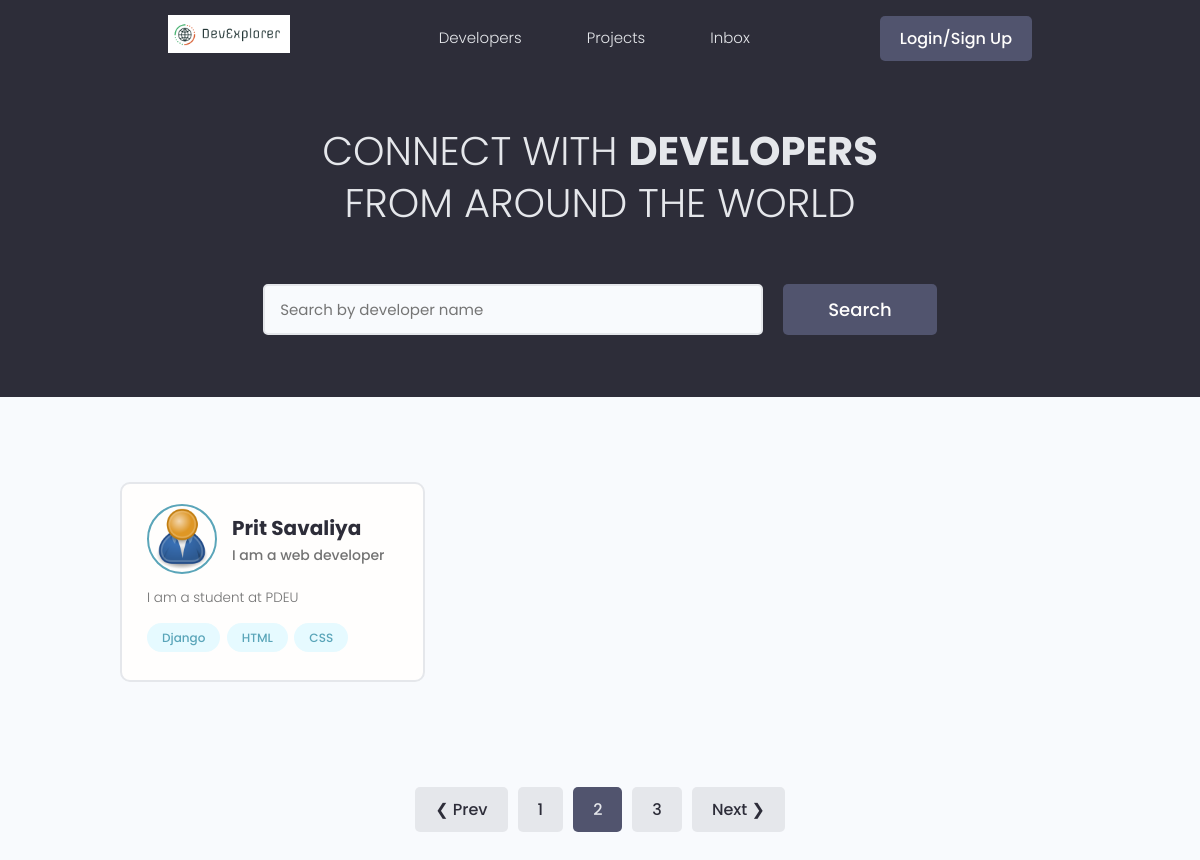
Screenshot of /?page=2 with the database file from the repository.
### users/models.py (models this page shows, shortened)
class Profile(models.Model):
    user = models.OneToOneField(
        User, on_delete=models.CASCADE, null=True, blank=True)
    name = models.CharField(max_length=200, blank=True, null=True)
    email = models.EmailField(max_length=500, blank=True, null=True)
    username = models.CharField(max_length=200, blank=True, null=True)
    location = models.CharField(max_length=200, blank=True, null=True)
    short_intro = models.CharField(max_length=200, blank=True, null=True)
    bio = models.TextField(blank=True, null=True)
    profile_image = models.ImageField(
        blank=True, null=True, upload_to='profiles/', default='profiles/user-default.png')
    social_github = models.CharField(max_length=200, blank=True, null=True)
    social_twitter = models.CharField(max_length=200, blank=True, null=True)
    social_linkedin = models.CharField(max_length=200, blank=True, null=True)
    social_youtube = models.CharField(max_length=200, blank=True, null=True)
    social_website = models.CharField(max_length=200, blank=True, null=True)
    created = models.DateTimeField(auto_now_add=True)
    id = models.UUIDField(default=uuid.uuid4, unique=True,
                          primary_key=True, editable=False)
    class Meta:
        ordering=['created']

class Skill(models.Model):
    owner = models.ForeignKey(
        Profile, on_delete=models.CASCADE, null=True, blank=True)
    name = models.CharField(max_length=200, blank=True, null=True)
    description = models.TextField(blank=True, null=True)
    created = models.DateTimeField(auto_now_add=True)
    id = models.UUIDField(default=uuid.uuid4, unique=True,
                          primary_key=True, editable=False)
    def __str__(self):
        return str(self.name)

### users/views.py (the view)
# urls.py: path('', views.profiles, name="profiles"),
def profiles(request):
    profiles, search_query = searchProfiles(request)
    custom_range, profiles=paginateProfiles(request, profiles, 1)
    context = {'profiles': profiles, 'search_query':search_query, 'custom_range':custom_range}
    return render(request, 'users/profiles.html', context)

### users/utils.py (called while the page is built)
def searchProfiles(request):
    search_query=''
    if request.GET.get('search_query'):
        search_query=request.GET.get('search_query')
    skills=Skill.objects.filter(name__icontains=search_query)
    profiles = Profile.objects.distinct().filter(
        Q(name__icontains=search_query) |
        Q(short_intro__icontains=search_query) |
        Q(skill__in=skills)
    )
    return profiles, search_query

def paginateProfiles(request, profiles, results):
    paginator=Paginator(profiles, results)
    page=request.GET.get('page')
    try:
        profiles=paginator.page(page)
    except PageNotAnInteger:
        page=1
        profiles=paginator.page(page)
    except EmptyPage:
        page=paginator.num_pages
        profiles=paginator.page(page)
    leftIndex = int(page)-1
    if leftIndex < 1:
        leftIndex=1
    rightIndex=int(page)+2
    if rightIndex > paginator.num_pages+1:
        rightIndex=paginator.num_pages+1
    custom_range=range(leftIndex, rightIndex)
    return custom_range, profiles

### users/templates/users/profiles.html (shortened to what this page needs)
{% extends 'main.html' %} {% block content %}
<main class="home">
  <section class="hero-section text-center">
    <div class="container container--narrow">
      <div class="hero-section__box">
        <h2>CONNECT WITH <span>DEVELOPERS</span></h2>
        <h2>FROM AROUND THE WORLD</h2>
      </div>
      <div class="hero-section__search">
        <form id="searchForm" class="form" action="{% url 'profiles' %}" method="get">
          <div class="form__field">
            <input
              class="input input--text"
              id="formInput#search"
              type="text"
              name="search_query"
              value="{{ search_query }}"
              placeholder="Search by developer name"
            />
          </div>
          <input class="btn btn--sub btn--lg" type="submit" value="Search" />
        </form>
      </div>
    </div>
  </section>
  <section class="devlist">
    <div class="container">
      <div class="grid grid--three">
        {% for profile in profiles %}
        <div class="column card">
          <div class="dev">
            <a href="{% url 'user-profile' profile.id %}" class="card__body">
              <div class="dev__profile">
                <img
                  class="avatar avatar--md"
                  src="{{ profile.profile_image.url }}"
                  alt="image"
                />
                <div class="dev__meta">
                  <h3>{{ profile.name }}</h3>
                  <h5>{{ profile.short_intro|slice:"60" }}</h5>
                </div>
              </div>
              <p class="dev__info">{{ profile.bio|slice:"150" }}</p>
              <div class="dev__skills">
                {% for skill in profile.skill_set.all|slice:"5" %}
                <span class="tag tag--pill tag--main">
                  <small>{{skill}}</small>
                </span>
                {% endfor %}
              </div>
            </a>
          </div>
        </div>
        {% endfor %}
      </div>
    </div>
  </section>
  {% include 'pagination.html' with queryset=profiles custom_range=custom_range %}
</main>
{% endblock content %}

### static/styles/app.css (style rules this page uses)
:root { --color-sub: #2d2d39; }
.btn--sub { background-color: var(--color-sub-light); }
.card { border: 2px solid var(--color-light); }
img { width: 100%; }
.hero-section { height: 40vh; display: flex; align-items: center; background-color: var(--color-sub); }
.hero-section__box { margin-bottom: 4rem; }
.hero-section__box > h2, .hero-section__box > h2 > span { font-size: 4rem; color: var(--color-light); line-height: 1.3; text-transform: uppercase; }
.hero-section__box > h2 { font-weight: 300; }
.hero-section__box > h2 > span { font-weight: 700; }
.hero-section__search > .form { display: flex; align-items: center; justify-content: center; gap: 2rem; }
.hero-section__search > .form input.input--text { width: 50rem; }
.devlist { margin-top: 8rem; }
.devlist .grid { align-items: stretch; }
.devlist .dev .dev__profile { display: flex; align-items: center; gap: 1.5rem; }
.devlist .dev .dev__meta h3 { color: var(--color-sub); font-size: 2rem; font-weight: 700; }
.devlist .dev .dev__meta h5 { color: var(--color-text); font-size: 1.4rem; font-weight: 500; }
.devlist .dev .dev__info { margin: 1.5rem 0; font-size: 1.35rem; line-height: 1.4; text-align: justify; }

### static/uikit/styles/modules/_variables.css (style rules this page uses)
:root { --color-main: #5aa5b9; --color-main-light: #e6faff; --color-sub: #3f4156; --color-sub-light: #51546e; --color-sub-lighter: #ededfd; --color-text: #737373; --color-gray: #8b8b8b; --color-light: #e5e7eb; --color-light-gray: #767676; --color-bg: #f8fafd; --color-white: #fffefd; --color-white-light: #f3f3f3; --color-success: #359e64; --color-success-bg: #def8e8; --color-error: #fc4b0b; --color-error-bg: #fff2ee; --font-base: 'Poppins', arial, helvetica, 'Segoe UI', roboto, ubuntu, sans-serif; --font-monospace: 'Fira Code', 'Courier New', courier, monospace; --font-regular: 300; --font-medium: 500; --font-bold: 700; --generic-shadow: 1px 1px 5px #00000010; --generic-transition: all 0.3s ease-in-out; }

### static/uikit/styles/modules/_base.css (style rules this page uses)
* { margin: 0; padding: 0; box-sizing: border-box; text-rendering: optimizeLegibility; color: inherit; font-size: inherit; }
html { font-size: 50%; }
@media only screen and (min-width: 480px) { html { font-size: 56.25%; } }
@media only screen and (min-width: 1200px) { html { font-size: 62.5%; } }
body { line-height: 1.6; font-weight: 400; font-size: 1.5rem; color: var(--color-text); background-color: var(--color-bg); min-height: 100vh; }

### static/uikit/styles/modules/_typography.css (style rules this page uses)
* { font-family: var(--font-base); }
h2 { font-size: 3.6rem; font-weight: var(--font-bold); }
h3 { font-size: 3.2rem; font-weight: var(--font-medium); }
h5 { font-size: 2.4rem; font-weight: var(--font-medium); }
h5, h6 { font-weight: var(--font-regular); }
p, span, strong { font-size: 1.6rem; color: var(--color-text); font-weight: var(--font-regular); }
a { padding-bottom: 2px; text-decoration: none; display: inline-block; color: var(--color-main); font-weight: var(--font-medium); }

### static/uikit/styles/modules/_utilities.css (style rules this page uses)
.container { width: 92%; max-width: 165rem; margin: 0 auto; box-sizing: border-box; }
.container--narrow { width: 92%; max-width: 120rem; }
@media screen and (min-width: 1000px) { .container { width: 90%; } }
@media screen and (min-width: 1000px) { .container--narrow { width: 85%; } }
@media screen and (min-width: 1200px) { .container { width: 80%; } }
@media screen and (min-width: 1200px) { .container--narrow { width: 72%; } }
.text-center { text-align: center; }

### static/uikit/styles/modules/_avatar.css (style rules this page uses)
.avatar { border-radius: 50%; border: 2px solid var(--color-main); object-fit: cover; }
.avatar--md { height: 7rem; width: 7rem; }

### static/uikit/styles/modules/_button.css (style rules this page uses)
.btn { display: inline-block; position: relative; cursor: pointer; background-color: var(--color-light); font-weight: var(--font-medium); color: var(--color-sub); text-decoration: none; padding: 1rem 2rem; border-radius: 0.5rem; border: none; width: -webkit-fit-content; width: -moz-fit-content; width: fit-content; height: -webkit-fit-content; height: -moz-fit-content; height: fit-content; font-size: 1.6rem; outline-width: 0; outline-color: transparent; -webkit-backface-visibility: hidden; backface-visibility: hidden; transition: all 0.3s ease-in-out; }
.btn--sub { background-color: var(--color-sub); color: var(--color-white); }
.btn--lg { font-size: 1.8rem; padding: 1.2rem 4.5rem; }

### static/uikit/styles/modules/_card.css (style rules this page uses)
.card { border-radius: 1rem; background-color: var(--color-white); border: 1.5px solid var(--color-light); width: auto; height: auto; margin-top: 0.5rem; margin-bottom: 0.5rem; overflow: hidden; }
.card__body, .card__header { padding: 2rem 2.5rem; }

### rows the page displays
Profile: profile_image (placeholder picture), name "Prit Savaliya", short_intro "I am a web developer", bio "I am a student at PDEU"
Skill: name "Django"
Skill: name "HTML"
Skill: name "CSS"

### other values shown
{{ page }} "1" "3"
{{ page }} "2"
